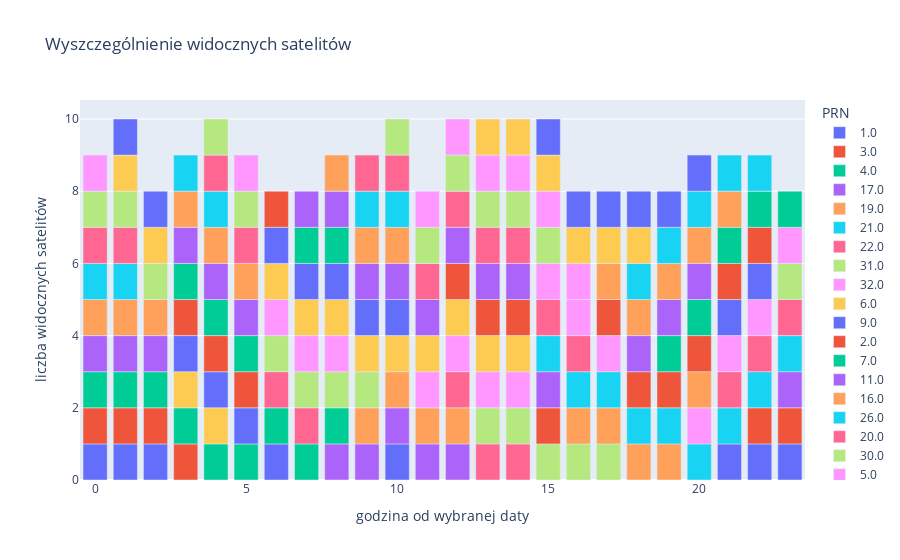

Write notebook code for a chart like this one.
### Code cell
jakiedf["PRN"] = jakiedf["PRN"].astype(str)
fig = px.bar(jakiedf, x="h", y="widoczne", color="PRN", title="Wyszczególnienie widocznych satelitów", labels={'widoczne':'liczba widocznych satelitów','h':'godzina od wybranej daty'})
fig.show()

### Figure 1 — Plotly figure (JSON) as saved in the notebook; plotly's stock layout.template omitted (floating-point values rounded to 4 significant figures)
{"data": [{"alignmentgroup": "True", "hovertemplate": "PRN=1.0<br>godzina od wybranej daty=%{x}<br>liczba widocznych satelitów=%{y}<extra></extra>", "legendgroup": "1.0", "marker": {"color": "#636efa", "pattern": {"shape": ""}}, "name": "1.0", "offsetgroup": "1.0", "orientation": "v", "showlegend": true, "textposition": "auto", "type": "bar", "x": [0, 1, 2, 10, 21, 22, 23], "xaxis": "x", "y": [1, 1, 1, 1, 1, 1, 1], "yaxis": "y"}, {"alignmentgroup": "True", "hovertemplate": "PRN=3.0<br>godzina od wybranej daty=%{x}<br>liczba widocznych satelitów=%{y}<extra></extra>", "legendgroup": "3.0", "marker": {"color": "#EF553B", "pattern": {"shape": ""}}, "name": "3.0", "offsetgroup": "3.0", "orientation": "v", "showlegend": true, "textposition": "auto", "type": "bar", "x": [0, 1, 2, 3, 22, 23], "xaxis": "x", "y": [1, 1, 1, 1, 1, 1], "yaxis": "y"}, {"alignmentgroup": "True", "hovertemplate": "PRN=4.0<br>godzina od wybranej daty=%{x}<br>liczba widocznych satelitów=%{y}<extra></extra>", "legendgroup": "4.0", "marker": {"color": "#00cc96", "pattern": {"shape": ""}}, "name": "4.0", "offsetgroup": "4.0", "orientation": "v", "showlegend": true, "textposition": "auto", "type": "bar", "x": [0, 1, 2, 3, 4, 5], "xaxis": "x", "y": [1, 1, 1, 1, 1, 1], "yaxis": "y"}, {"alignmentgroup": "True", "hovertemplate": "PRN=17.0<br>godzina od wybranej daty=%{x}<br>liczba widocznych satelitów=%{y}<extra></extra>", "legendgroup": "17.0", "marker": {"color": "#ab63fa", "pattern": {"shape": ""}}, "name": "17.0", "offsetgroup": "17.0", "orientation": "v", "showlegend": true, "textposition": "auto", "type": "bar", "x": [0, 1, 2, 8, 9, 10, 11, 12, 23], "xaxis": "x", "y": [1, 1, 1, 1, 1, 1, 1, 1, 1], "yaxis": "y"}, {"alignmentgroup": "True", "hovertemplate": "PRN=19.0<br>godzina od wybranej daty=%{x}<br>liczba widocznych satelitów=%{y}<extra></extra>", "legendgroup": "19.0", "marker": {"color": "#FFA15A", "pattern": {"shape": ""}}, "name": "19.0", "offsetgroup": "19.0", "orientation": "v", "showlegend": true, "textposition": "auto", "type": "bar", "x": [0, 1, 2, 9, 10, 11, 12], "xaxis": "x", "y": [1, 1, 1, 1, 1, 1, 1], "yaxis": "y"}, {"alignmentgroup": "True", "hovertemplate": "PRN=21.0<br>godzina od wybranej daty=%{x}<br>liczba widocznych satelitów=%{y}<extra></extra>", "legendgroup": "21.0", "marker": {"color": "#19d3f3", "pattern": {"shape": ""}}, "name": "21.0", "offsetgroup": "21.0", "orientation": "v", "showlegend": true, "textposition": "auto", "type": "bar", "x": [0, 1, 20, 21, 22, 23], "xaxis": "x", "y": [1, 1, 1, 1, 1, 1], "yaxis": "y"}, {"alignmentgroup": "True", "hovertemplate": "PRN=22.0<br>godzina od wybranej daty=%{x}<br>liczba widocznych satelitów=%{y}<extra></extra>", "legendgroup": "22.0", "marker": {"color": "#FF6692", "pattern": {"shape": ""}}, "name": "22.0", "offsetgroup": "22.0", "orientation": "v", "showlegend": true, "textposition": "auto", "type": "bar", "x": [0, 1, 12, 13, 14, 21, 22, 23], "xaxis": "x", "y": [1, 1, 1, 1, 1, 1, 1, 1], "yaxis": "y"}, {"alignmentgroup": "True", "hovertemplate": "PRN=31.0<br>godzina od wybranej daty=%{x}<br>liczba widocznych satelitów=%{y}<extra></extra>", "legendgroup": "31.0", "marker": {"color": "#B6E880", "pattern": {"shape": ""}}, "name": "31.0", "offsetgroup": "31.0", "orientation": "v", "showlegend": true, "textposition": "auto", "type": "bar", "x": [0, 1, 2, 13, 14, 15, 16, 17, 23], "xaxis": "x", "y": [1, 1, 1, 1, 1, 1, 1, 1, 1], "yaxis": "y"}, {"alignmentgroup": "True", "hovertemplate": "PRN=32.0<br>godzina od wybranej daty=%{x}<br>liczba widocznych satelitów=%{y}<extra></extra>", "legendgroup": "32.0", "marker": {"color": "#FF97FF", "pattern": {"shape": ""}}, "name": "32.0", "offsetgroup": "32.0", "orientation": "v", "showlegend": true, "textposition": "auto", "type": "bar", "x": [0, 11, 12, 13, 14, 20, 21, 22, 23], "xaxis": "x", "y": [1, 1, 1, 1, 1, 1, 1, 1, 1], "yaxis": "y"}, {"alignmentgroup": "True", "hovertemplate": "PRN=6.0<br>godzina od wybranej daty=%{x}<br>liczba widocznych satelitów=%{y}<extra></extra>", "legendgroup": "6.0", "marker": {"color": "#FECB52", "pattern": {"shape": ""}}, "name": "6.0", "offsetgroup": "6.0", "orientation": "v", "showlegend": true, "textposition": "auto", "type": "bar", "x": [1, 2, 3, 4, 11, 12, 13, 14], "xaxis": "x", "y": [1, 1, 1, 1, 1, 1, 1, 1], "yaxis": "y"}, {"alignmentgroup": "True", "hovertemplate": "PRN=9.0<br>godzina od wybranej daty=%{x}<br>liczba widocznych satelitów=%{y}<extra></extra>", "legendgroup": "9.0", "marker": {"color": "#636efa", "pattern": {"shape": ""}}, "name": "9.0", "offsetgroup": "9.0", "orientation": "v", "showlegend": true, "textposition": "auto", "type": "bar", "x": [1, 2, 3, 4, 5, 6], "xaxis": "x", "y": [1, 1, 1, 1, 1, 1], "yaxis": "y"}, {"alignmentgroup": "True", "hovertemplate": "PRN=2.0<br>godzina od wybranej daty=%{x}<br>liczba widocznych satelitów=%{y}<extra></extra>", "legendgroup": "2.0", "marker": {"color": "#EF553B", "pattern": {"shape": ""}}, "name": "2.0", "offsetgroup": "2.0", "orientation": "v", "showlegend": true, "textposition": "auto", "type": "bar", "x": [3, 4, 5, 12, 13, 14, 15], "xaxis": "x", "y": [1, 1, 1, 1, 1, 1, 1], "yaxis": "y"}, {"alignmentgroup": "True", "hovertemplate": "PRN=7.0<br>godzina od wybranej daty=%{x}<br>liczba widocznych satelitów=%{y}<extra></extra>", "legendgroup": "7.0", "marker": {"color": "#00cc96", "pattern": {"shape": ""}}, "name": "7.0", "offsetgroup": "7.0", "orientation": "v", "showlegend": true, "textposition": "auto", "type": "bar", "x": [3, 4, 5, 6, 7, 8], "xaxis": "x", "y": [1, 1, 1, 1, 1, 1], "yaxis": "y"}, {"alignmentgroup": "True", "hovertemplate": "PRN=11.0<br>godzina od wybranej daty=%{x}<br>liczba widocznych satelitów=%{y}<extra></extra>", "legendgroup": "11.0", "marker": {"color": "#ab63fa", "pattern": {"shape": ""}}, "name": "11.0", "offsetgroup": "11.0", "orientation": "v", "showlegend": true, "textposition": "auto", "type": "bar", "x": [3, 4, 5, 12, 13, 14, 15], "xaxis": "x", "y": [1, 1, 1, 1, 1, 1, 1], "yaxis": "y"}, {"alignmentgroup": "True", "hovertemplate": "PRN=16.0<br>godzina od wybranej daty=%{x}<br>liczba widocznych satelitów=%{y}<extra></extra>", "legendgroup": "16.0", "marker": {"color": "#FFA15A", "pattern": {"shape": ""}}, "name": "16.0", "offsetgroup": "16.0", "orientation": "v", "showlegend": true, "textposition": "auto", "type": "bar", "x": [3, 4, 5, 16, 17, 18, 19, 20], "xaxis": "x", "y": [1, 1, 1, 1, 1, 1, 1, 1], "yaxis": "y"}, {"alignmentgroup": "True", "hovertemplate": "PRN=26.0<br>godzina od wybranej daty=%{x}<br>liczba widocznych satelitów=%{y}<extra></extra>", "legendgroup": "26.0", "marker": {"color": "#19d3f3", "pattern": {"shape": ""}}, "name": "26.0", "offsetgroup": "26.0", "orientation": "v", "showlegend": true, "textposition": "auto", "type": "bar", "x": [3, 4, 15, 16, 17, 18, 19], "xaxis": "x", "y": [1, 1, 1, 1, 1, 1, 1], "yaxis": "y"}, {"alignmentgroup": "True", "hovertemplate": "PRN=20.0<br>godzina od wybranej daty=%{x}<br>liczba widocznych satelitów=%{y}<extra></extra>", "legendgroup": "20.0", "marker": {"color": "#FF6692", "pattern": {"shape": ""}}, "name": "20.0", "offsetgroup": "20.0", "orientation": "v", "showlegend": true, "textposition": "auto", "type": "bar", "x": [4, 5, 6, 7, 14, 15, 16], "xaxis": "x", "y": [1, 1, 1, 1, 1, 1, 1], "yaxis": "y"}, {"alignmentgroup": "True", "hovertemplate": "PRN=30.0<br>godzina od wybranej daty=%{x}<br>liczba widocznych satelitów=%{y}<extra></extra>", "legendgroup": "30.0", "marker": {"color": "#B6E880", "pattern": {"shape": ""}}, "name": "30.0", "offsetgroup": "30.0", "orientation": "v", "showlegend": true, "textposition": "auto", "type": "bar", "x": [4, 5, 6, 7, 8, 9], "xaxis": "x", "y": [1, 1, 1, 1, 1, 1], "yaxis": "y"}, {"alignmentgroup": "True", "hovertemplate": "PRN=5.0<br>godzina od wybranej daty=%{x}<br>liczba widocznych satelitów=%{y}<extra></extra>", "legendgroup": "5.0", "marker": {"color": "#FF97FF", "pattern": {"shape": ""}}, "name": "5.0", "offsetgroup": "5.0", "orientation": "v", "showlegend": true, "textposition": "auto", "type": "bar", "x": [5, 6, 7, 8, 15, 16, 17], "xaxis": "x", "y": [1, 1, 1, 1, 1, 1, 1], "yaxis": "y"}, {"alignmentgroup": "True", "hovertemplate": "PRN=13.0<br>godzina od wybranej daty=%{x}<br>liczba widocznych satelitów=%{y}<extra></extra>", "legendgroup": "13.0", "marker": {"color": "#FECB52", "pattern": {"shape": ""}}, "name": "13.0", "offsetgroup": "13.0", "orientation": "v", "showlegend": true, "textposition": "auto", "type": "bar", "x": [6, 7, 8, 9, 10], "xaxis": "x", "y": [1, 1, 1, 1, 1], "yaxis": "y"}, {"alignmentgroup": "True", "hovertemplate": "PRN=14.0<br>godzina od wybranej daty=%{x}<br>liczba widocznych satelitów=%{y}<extra></extra>", "legendgroup": "14.0", "marker": {"color": "#636efa", "pattern": {"shape": ""}}, "name": "14.0", "offsetgroup": "14.0", "orientation": "v", "showlegend": true, "textposition": "auto", "type": "bar", "x": [6, 7, 8, 9, 10, 21, 22], "xaxis": "x", "y": [1, 1, 1, 1, 1, 1, 1], "yaxis": "y"}, {"alignmentgroup": "True", "hovertemplate": "PRN=27.0<br>godzina od wybranej daty=%{x}<br>liczba widocznych satelitów=%{y}<extra></extra>", "legendgroup": "27.0", "marker": {"color": "#EF553B", "pattern": {"shape": ""}}, "name": "27.0", "offsetgroup": "27.0", "orientation": "v", "showlegend": true, "textposition": "auto", "type": "bar", "x": [6, 17, 18, 19, 20, 21, 22], "xaxis": "x", "y": [1, 1, 1, 1, 1, 1, 1], "yaxis": "y"}, {"alignmentgroup": "True", "hovertemplate": "PRN=8.0<br>godzina od wybranej daty=%{x}<br>liczba widocznych satelitów=%{y}<extra></extra>", "legendgroup": "8.0", "marker": {"color": "#00cc96", "pattern": {"shape": ""}}, "name": "8.0", "offsetgroup": "8.0", "orientation": "v", "showlegend": true, "textposition": "auto", "type": "bar", "x": [7, 8, 19, 20, 21, 22, 23], "xaxis": "x", "y": [1, 1, 1, 1, 1, 1, 1], "yaxis": "y"}, {"alignmentgroup": "True", "hovertemplate": "PRN=15.0<br>godzina od wybranej daty=%{x}<br>liczba widocznych satelitów=%{y}<extra></extra>", "legendgroup": "15.0", "marker": {"color": "#ab63fa", "pattern": {"shape": ""}}, "name": "15.0", "offsetgroup": "15.0", "orientation": "v", "showlegend": true, "textposition": "auto", "type": "bar", "x": [7, 8, 9, 10, 11, 18, 19, 20], "xaxis": "x", "y": [1, 1, 1, 1, 1, 1, 1, 1], "yaxis": "y"}, {"alignmentgroup": "True", "hovertemplate": "PRN=23.0<br>godzina od wybranej daty=%{x}<br>liczba widocznych satelitów=%{y}<extra></extra>", "legendgroup": "23.0", "marker": {"color": "#FFA15A", "pattern": {"shape": ""}}, "name": "23.0", "offsetgroup": "23.0", "orientation": "v", "showlegend": true, "textposition": "auto", "type": "bar", "x": [8, 9, 10, 17, 18, 19, 20, 21], "xaxis": "x", "y": [1, 1, 1, 1, 1, 1, 1, 1], "yaxis": "y"}, {"alignmentgroup": "True", "hovertemplate": "PRN=10.0<br>godzina od wybranej daty=%{x}<br>liczba widocznych satelitów=%{y}<extra></extra>", "legendgroup": "10.0", "marker": {"color": "#19d3f3", "pattern": {"shape": ""}}, "name": "10.0", "offsetgroup": "10.0", "orientation": "v", "showlegend": true, "textposition": "auto", "type": "bar", "x": [9, 10, 18, 19, 20, 21, 22], "xaxis": "x", "y": [1, 1, 1, 1, 1, 1, 1], "yaxis": "y"}, {"alignmentgroup": "True", "hovertemplate": "PRN=24.0<br>godzina od wybranej daty=%{x}<br>liczba widocznych satelitów=%{y}<extra></extra>", "legendgroup": "24.0", "marker": {"color": "#FF6692", "pattern": {"shape": ""}}, "name": "24.0", "offsetgroup": "24.0", "orientation": "v", "showlegend": true, "textposition": "auto", "type": "bar", "x": [9, 10, 11, 12, 13], "xaxis": "x", "y": [1, 1, 1, 1, 1], "yaxis": "y"}, {"alignmentgroup": "True", "hovertemplate": "PRN=12.0<br>godzina od wybranej daty=%{x}<br>liczba widocznych satelitów=%{y}<extra></extra>", "legendgroup": "12.0", "marker": {"color": "#B6E880", "pattern": {"shape": ""}}, "name": "12.0", "offsetgroup": "12.0", "orientation": "v", "showlegend": true, "textposition": "auto", "type": "bar", "x": [10, 11, 12, 13, 14, 15], "xaxis": "x", "y": [1, 1, 1, 1, 1, 1], "yaxis": "y"}, {"alignmentgroup": "True", "hovertemplate": "PRN=25.0<br>godzina od wybranej daty=%{x}<br>liczba widocznych satelitów=%{y}<extra></extra>", "legendgroup": "25.0", "marker": {"color": "#FF97FF", "pattern": {"shape": ""}}, "name": "25.0", "offsetgroup": "25.0", "orientation": "v", "showlegend": true, "textposition": "auto", "type": "bar", "x": [11, 12, 13, 14, 15, 16], "xaxis": "x", "y": [1, 1, 1, 1, 1, 1], "yaxis": "y"}, {"alignmentgroup": "True", "hovertemplate": "PRN=29.0<br>godzina od wybranej daty=%{x}<br>liczba widocznych satelitów=%{y}<extra></extra>", "legendgroup": "29.0", "marker": {"color": "#FECB52", "pattern": {"shape": ""}}, "name": "29.0", "offsetgroup": "29.0", "orientation": "v", "showlegend": true, "textposition": "auto", "type": "bar", "x": [13, 14, 15, 16, 17, 18], "xaxis": "x", "y": [1, 1, 1, 1, 1, 1], "yaxis": "y"}, {"alignmentgroup": "True", "hovertemplate": "PRN=18.0<br>godzina od wybranej daty=%{x}<br>liczba widocznych satelitów=%{y}<extra></extra>", "legendgroup": "18.0", "marker": {"color": "#636efa", "pattern": {"shape": ""}}, "name": "18.0", "offsetgroup": "18.0", "orientation": "v", "showlegend": true, "textposition": "auto", "type": "bar", "x": [15, 16, 17, 18, 19, 20], "xaxis": "x", "y": [1, 1, 1, 1, 1, 1], "yaxis": "y"}], "layout": {"barmode": "relative", "legend": {"title": {"text": "PRN"}, "tracegroupgap": 0}, "title": {"text": "Wyszczególnienie widocznych satelitów"}, "xaxis": {"anchor": "y", "domain": [0, 1], "title": {"text": "godzina od wybranej daty"}}, "yaxis": {"anchor": "x", "domain": [0, 1], "title": {"text": "liczba widocznych satelitów"}}}}
